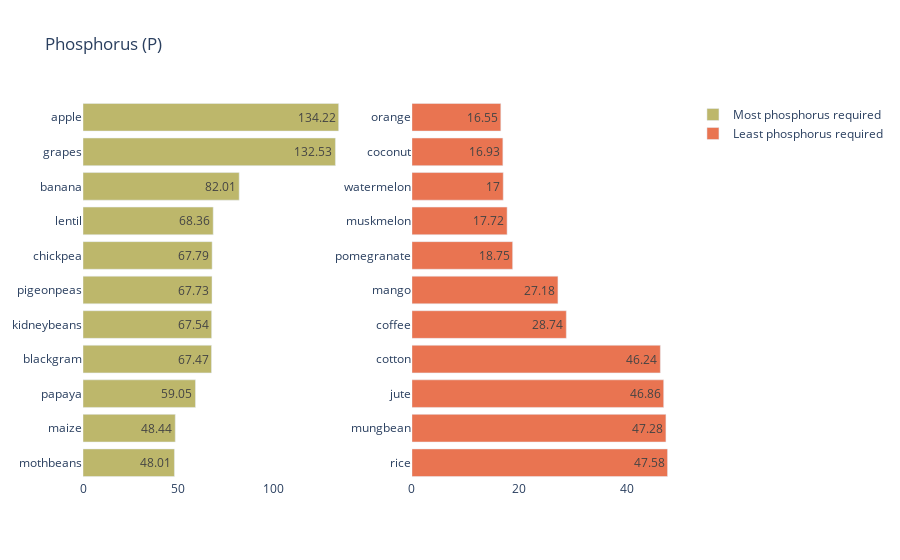

This figure's notebook cell:
### Code cell
crop_summary_P = crop_summary.sort_values(by='P', ascending=False)
  
fig = make_subplots(rows=1, cols=2)

top = {
    'y' : crop_summary_P['P'][0:11].sort_values().index,
    'x' : crop_summary_P['P'][0:11].sort_values()
}

last = {
    'y' : crop_summary_P['P'][-11:].index,
    'x' : crop_summary_P['P'][-11:]
}

fig.add_trace(
    go.Bar(top,
           name="Most phosphorus required",
           marker_color='#Bdb76b',
           orientation='h',
          text=top['x']),
    
    row=1, col=1
)

fig.add_trace(
    go.Bar(last,
           name="Least phosphorus required",
           marker_color='#E97451',
           orientation='h',
          text=last['x']),
    row=1, col=2
)
fig.update_traces(texttemplate='%{text}', textposition='inside')
fig.update_layout(title_text="Phosphorus (P)",
                  plot_bgcolor='white')
fig.show()

### Figure 1 — Plotly figure (JSON) as saved in the notebook; plotly's stock layout.template omitted (floating-point values rounded to 4 significant figures)
{"data": [{"marker": {"color": "#Bdb76b"}, "name": "Most phosphorus required", "orientation": "h", "text": [48.01, 48.44, 59.05, 67.47, 67.54, 67.73, 67.79, 68.36, 82.01, 132.5, 134.2], "textposition": "inside", "texttemplate": "%{text}", "type": "bar", "x": [48.01, 48.44, 59.05, 67.47, 67.54, 67.73, 67.79, 68.36, 82.01, 132.5, 134.2], "xaxis": "x", "y": ["mothbeans", "maize", "papaya", "blackgram", "kidneybeans", "pigeonpeas", "chickpea", "lentil", "banana", "grapes", "apple"], "yaxis": "y"}, {"marker": {"color": "#E97451"}, "name": "Least phosphorus required", "orientation": "h", "text": [47.58, 47.28, 46.86, 46.24, 28.74, 27.18, 18.75, 17.72, 17, 16.93, 16.55], "textposition": "inside", "texttemplate": "%{text}", "type": "bar", "x": [47.58, 47.28, 46.86, 46.24, 28.74, 27.18, 18.75, 17.72, 17, 16.93, 16.55], "xaxis": "x2", "y": ["rice", "mungbean", "jute", "cotton", "coffee", "mango", "pomegranate", "muskmelon", "watermelon", "coconut", "orange"], "yaxis": "y2"}], "layout": {"plot_bgcolor": "white", "title": {"text": "Phosphorus (P)"}, "xaxis": {"anchor": "y", "domain": [0, 0.45]}, "xaxis2": {"anchor": "y2", "domain": [0.55, 1]}, "yaxis": {"anchor": "x", "domain": [0, 1]}, "yaxis2": {"anchor": "x2", "domain": [0, 1]}}}
